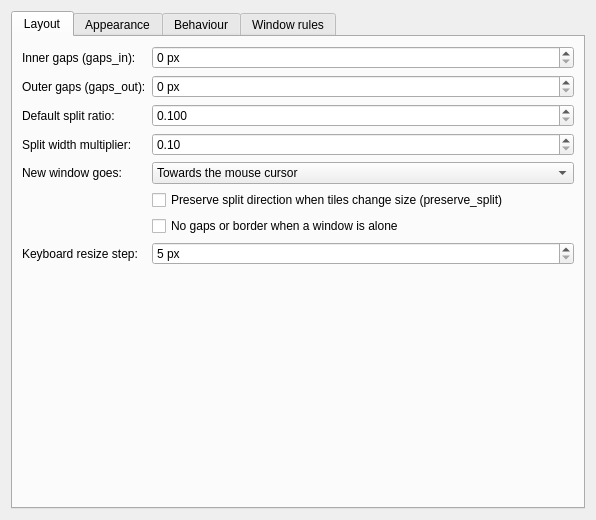
<?xml version="1.0" encoding="UTF-8"?>
<ui version="4.0">
 <class>HyprKwinConfig</class>
 <widget class="QWidget" name="HyprKwinConfig">
  <property name="geometry">
   <rect><x>0</x><y>0</y><width>560</width><height>520</height></rect>
  </property>
  <layout class="QVBoxLayout" name="mainLayout">
   <item>
    <widget class="QTabWidget" name="tabs">
     <property name="currentIndex"><number>0</number></property>
     <widget class="QWidget" name="layoutTab">
      <attribute name="title"><string>Layout</string></attribute>
      <layout class="QFormLayout" name="layoutForm">
       <item row="0" column="0">
        <widget class="QLabel" name="gapsInLabel"><property name="text"><string>Inner gaps (gaps_in):</string></property></widget>
       </item>
       <item row="0" column="1">
        <widget class="QSpinBox" name="kcfg_GapsIn">
         <property name="suffix"><string> px</string></property>
         <property name="maximum"><number>200</number></property>
         <property name="toolTip"><string>Space around each window. Two neighbouring windows are twice this apart, like Hyprland.</string></property>
        </widget>
       </item>
       <item row="1" column="0">
        <widget class="QLabel" name="gapsOutLabel"><property name="text"><string>Outer gaps (gaps_out):</string></property></widget>
       </item>
       <item row="1" column="1">
        <widget class="QSpinBox" name="kcfg_GapsOut">
         <property name="suffix"><string> px</string></property>
         <property name="maximum"><number>400</number></property>
        </widget>
       </item>
       <item row="2" column="0">
        <widget class="QLabel" name="splitRatioLabel"><property name="text"><string>Default split ratio:</string></property></widget>
       </item>
       <item row="2" column="1">
        <widget class="QDoubleSpinBox" name="kcfg_SplitRatio">
         <property name="minimum"><double>0.1</double></property>
         <property name="maximum"><double>1.9</double></property>
         <property name="singleStep"><double>0.05</double></property>
         <property name="decimals"><number>3</number></property>
         <property name="toolTip"><string>dwindle:default_split_ratio. 1.0 is an even split; the first (left/top) window gets ratio / 2.</string></property>
        </widget>
       </item>
       <item row="3" column="0">
        <widget class="QLabel" name="multiplierLabel"><property name="text"><string>Split width multiplier:</string></property></widget>
       </item>
       <item row="3" column="1">
        <widget class="QDoubleSpinBox" name="kcfg_SplitWidthMultiplier">
         <property name="minimum"><double>0.1</double></property>
         <property name="maximum"><double>4.0</double></property>
         <property name="singleStep"><double>0.1</double></property>
         <property name="toolTip"><string>dwindle:split_width_multiplier. Values above 1 favour side-by-side splits.</string></property>
        </widget>
       </item>
       <item row="4" column="0">
        <widget class="QLabel" name="forceSplitLabel"><property name="text"><string>New window goes:</string></property></widget>
       </item>
       <item row="4" column="1">
        <widget class="QComboBox" name="kcfg_ForceSplit">
         <property name="toolTip"><string>dwindle:force_split</string></property>
         <item><property name="text"><string>Towards the mouse cursor</string></property></item>
         <item><property name="text"><string>Left / top</string></property></item>
         <item><property name="text"><string>Right / bottom</string></property></item>
        </widget>
       </item>
       <item row="5" column="1">
        <widget class="QCheckBox" name="kcfg_PreserveSplit">
         <property name="text"><string>Preserve split direction when tiles change size (preserve_split)</string></property>
        </widget>
       </item>
       <item row="6" column="1">
        <widget class="QCheckBox" name="kcfg_NoGapsWhenOnly">
         <property name="text"><string>No gaps or border when a window is alone</string></property>
        </widget>
       </item>
       <item row="7" column="0">
        <widget class="QLabel" name="resizeStepLabel"><property name="text"><string>Keyboard resize step:</string></property></widget>
       </item>
       <item row="7" column="1">
        <widget class="QSpinBox" name="kcfg_ResizeStep">
         <property name="suffix"><string> px</string></property>
         <property name="minimum"><number>5</number></property>
         <property name="maximum"><number>1000</number></property>
        </widget>
       </item>
      </layout>
     </widget>
     <widget class="QWidget" name="appearanceTab">
      <attribute name="title"><string>Appearance</string></attribute>
      <layout class="QFormLayout" name="appearanceForm">
       <item row="0" column="0">
        <widget class="QLabel" name="focusIndicatorLabel"><property name="text"><string>Focused window shown by:</string></property></widget>
       </item>
       <item row="0" column="1">
        <widget class="QComboBox" name="kcfg_FocusIndicator">
         <property name="toolTip"><string>KWin can only turn a window's whole decoration on or off. Letting the decoration do it needs no overlay windows at all; with a frame-only Aurorae theme such as "Active Accent Frame" you get a coloured border and no title bar.</string></property>
         <item><property name="text"><string>The window decoration (no overlays)</string></property></item>
         <item><property name="text"><string>Coloured border, title bars hidden</string></property></item>
         <item><property name="text"><string>Nothing, title bars hidden</string></property></item>
        </widget>
       </item>
       <item row="1" column="1">
        <widget class="QCheckBox" name="kcfg_BorderOnUndecorated">
         <property name="text"><string>With decorations, still draw a border on apps that decorate themselves</string></property>
         <property name="toolTip"><string>Chromium, Electron and GTK apps draw their own frames on Wayland, so a window decoration theme cannot mark them as focused. This fills the gap for those windows only.</string></property>
        </widget>
       </item>
       <item row="2" column="0">
        <widget class="QLabel" name="borderSizeLabel"><property name="text"><string>Border size:</string></property></widget>
       </item>
       <item row="2" column="1">
        <widget class="QSpinBox" name="kcfg_BorderSize">
         <property name="suffix"><string> px</string></property>
         <property name="maximum"><number>20</number></property>
         <property name="toolTip"><string>Drawn in the gap around tiled windows; only used with the "Coloured border" option above.</string></property>
        </widget>
       </item>
       <item row="9" column="0">
        <widget class="QLabel" name="borderRadiusLabel"><property name="text"><string>Corner radius:</string></property></widget>
       </item>
       <item row="9" column="1">
        <widget class="QSpinBox" name="kcfg_BorderRadius">
         <property name="suffix"><string> px</string></property>
         <property name="maximum"><number>40</number></property>
         <property name="toolTip"><string>decoration:rounding. Rounds the focus border itself; the window's own corners stay square unless your decoration theme rounds them.</string></property>
        </widget>
       </item>
       <item row="10" column="1">
        <widget class="QCheckBox" name="kcfg_HideFloatingTitleBars">
         <property name="text"><string>Hide title bars on floating windows too</string></property>
         <property name="toolTip"><string>Removes the title bar, and with it the minimise/maximise/close buttons, from floating windows as well as tiled ones. Apps that draw their own title bar (Chromium, Electron, GTK) are unaffected.</string></property>
        </widget>
       </item>
       <item row="3" column="0">
        <widget class="QLabel" name="activeSourceLabel"><property name="text"><string>Focused border colour:</string></property></widget>
       </item>
       <item row="3" column="1">
        <widget class="QComboBox" name="kcfg_ActiveBorderSource">
         <property name="toolTip"><string>Following the colour scheme means the border changes with your Plasma theme and accent colour.</string></property>
         <item><property name="text"><string>Accent colour of the colour scheme</string></property></item>
         <item><property name="text"><string>Custom colour</string></property></item>
        </widget>
       </item>
       <item row="4" column="0">
        <widget class="QLabel" name="activeColorLabel"><property name="text"><string>Custom focused colour:</string></property></widget>
       </item>
       <item row="4" column="1">
        <widget class="KColorButton" name="kcfg_ActiveBorderColor"/>
       </item>
       <item row="5" column="1">
        <widget class="QCheckBox" name="kcfg_ShowInactiveBorders">
         <property name="text"><string>Draw borders around unfocused tiled windows too</string></property>
        </widget>
       </item>
       <item row="6" column="0">
        <widget class="QLabel" name="inactiveSourceLabel"><property name="text"><string>Unfocused border colour:</string></property></widget>
       </item>
       <item row="6" column="1">
        <widget class="QComboBox" name="kcfg_InactiveBorderSource">
         <item><property name="text"><string>Dimmed colour of the colour scheme</string></property></item>
         <item><property name="text"><string>Custom colour</string></property></item>
        </widget>
       </item>
       <item row="7" column="0">
        <widget class="QLabel" name="inactiveColorLabel"><property name="text"><string>Custom unfocused colour:</string></property></widget>
       </item>
       <item row="7" column="1">
        <widget class="KColorButton" name="kcfg_InactiveBorderColor"/>
       </item>
       <item row="8" column="0">
        <widget class="QLabel" name="groupBarLabel"><property name="text"><string>Group tab bar height:</string></property></widget>
       </item>
       <item row="8" column="1">
        <widget class="QSpinBox" name="kcfg_GroupBarHeight">
         <property name="suffix"><string> px</string></property>
         <property name="minimum"><number>12</number></property>
         <property name="maximum"><number>60</number></property>
        </widget>
       </item>
      </layout>
     </widget>
     <widget class="QWidget" name="behaviourTab">
      <attribute name="title"><string>Behaviour</string></attribute>
      <layout class="QFormLayout" name="behaviourForm">
       <item row="0" column="1">
        <widget class="QCheckBox" name="kcfg_FocusFollowsMouse">
         <property name="text"><string>Focus follows mouse (like follow_mouse = 1)</string></property>
         <property name="toolTip"><string>Leave this off if you use Plasma's own "Focus follows mouse" policy.</string></property>
        </widget>
       </item>
       <item row="1" column="1">
        <widget class="QCheckBox" name="kcfg_StartOnFirstDesktop">
         <property name="text"><string>Start each session on workspace 1</string></property>
         <property name="toolTip"><string>Plasma otherwise restores whichever workspace you logged out from.</string></property>
        </widget>
       </item>
       <item row="2" column="1">
        <widget class="QCheckBox" name="kcfg_AutoCreateDesktops">
         <property name="text"><string>Create virtual desktops on demand when switching to workspace N</string></property>
        </widget>
       </item>
       <item row="3" column="1">
        <widget class="QCheckBox" name="kcfg_DragToRetile">
         <property name="text"><string>Dropping a dragged window on another one re-tiles it there</string></property>
         <property name="toolTip"><string>Turn off to have dragged windows snap back to their own tile instead.</string></property>
        </widget>
       </item>
       <item row="4" column="1">
        <widget class="QCheckBox" name="kcfg_TileDialogs">
         <property name="text"><string>Tile dialogs and utility windows as well</string></property>
         <property name="toolTip"><string>Off by default: dialogs usually want to float above the window they belong to. Modal dialogs always float.</string></property>
        </widget>
       </item>
       <item row="5" column="0">
        <widget class="QLabel" name="specialMarginLabel"><property name="text"><string>Scratchpad margin:</string></property></widget>
       </item>
       <item row="5" column="1">
        <widget class="QSpinBox" name="kcfg_SpecialMargin">
         <property name="suffix"><string> px</string></property>
         <property name="maximum"><number>500</number></property>
        </widget>
       </item>
       <item row="6" column="1">
        <widget class="QCheckBox" name="kcfg_Debug">
         <property name="text"><string>Debug logging (journalctl --user -f)</string></property>
        </widget>
       </item>
      </layout>
     </widget>
     <widget class="QWidget" name="rulesTab">
      <attribute name="title"><string>Window rules</string></attribute>
      <layout class="QVBoxLayout" name="rulesLayout">
       <item>
        <widget class="QLabel" name="rulesHelp">
         <property name="wordWrap"><bool>true</bool></property>
         <property name="text"><string>One Hyprland-style rule per line, e.g. &lt;tt&gt;float, class:^(org\.kde\.kcalc)$&lt;/tt&gt; or &lt;tt&gt;workspace 3 silent, class:^(discord)$&lt;/tt&gt;. Actions: float, tile, pseudo, fullscreen, maximize, group, special, pin, workspace N [silent]. Matchers: class:, title: (regular expressions). Rules only apply to newly opened windows.</string></property>
        </widget>
       </item>
       <item>
        <widget class="QPlainTextEdit" name="kcfg_WindowRules">
         <property name="kcfg_property" stdset="0"><string>plainText</string></property>
         <!-- KConfigDialogManager wants the SIGNAL() macro form: "2" + signature. -->
         <property name="kcfg_propertyNotify" stdset="0"><string>2textChanged()</string></property>
         <property name="lineWrapMode"><enum>QPlainTextEdit::NoWrap</enum></property>
         <property name="placeholderText"><string>tile, class:^(steam)$, title:^Steam$</string></property>
        </widget>
       </item>
      </layout>
     </widget>
    </widget>
   </item>
  </layout>
 </widget>
 <customwidgets>
  <customwidget>
   <class>KColorButton</class>
   <extends>QPushButton</extends>
   <header>kcolorbutton.h</header>
  </customwidget>
 </customwidgets>
 <resources/>
 <connections/>
</ui>
